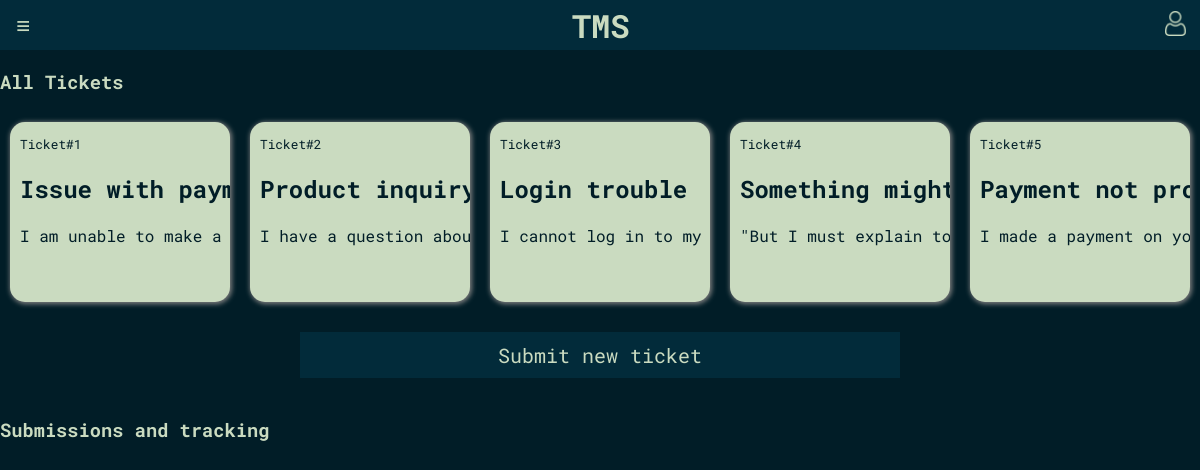
Screenshot of /pages/home_page.php (signed in) with the database file from the repository.
### tables this page shows
CREATE TABLE tickets (
    id INTEGER PRIMARY KEY AUTOINCREMENT,
    title TEXT NOT NULL,
    description TEXT NOT NULL,
    priority INTEGER CHECK(priority BETWEEN 1 AND 5),
    status_id INTEGER REFERENCES status(id) ON DELETE CASCADE,
    created_by INTEGER NOT NULL REFERENCES users(id) ON DELETE CASCADE,
    assigned_to INTEGER REFERENCES users(id) ON DELETE CASCADE,
    created_at TIMESTAMP DEFAULT CURRENT_TIMESTAMP,
    department_id INTEGER REFERENCES departments(id) ON DELETE CASCADE
);

### pages/home_page.php (called while the page is built, shortened)
<?php
    require_once(__DIR__.'/../templates/home/home_page.php');
?>

### database/tickets.php (called while the page is built, shortened)
<?php
function get_tickets(){
    global $dbh;
    try {
        $stmt = $dbh->prepare('SELECT * FROM tickets');
        $stmt->execute();
        $tickets = $stmt->fetchAll(PDO::FETCH_ASSOC);
        return $tickets;
    } catch(PDOException $e) {
        return -1;
    }
}
?>

### templates/home/home_page.php (shortened to what this page needs)
<!DOCTYPE html>
<html>
<head>
    <link rel="stylesheet" href="/css/style.css">
    <link rel="stylesheet" href="/css/positioning.css">
</head>
<body>
    <?php require(__DIR__.'/../common/header.php'); ?>
    <div class="wrapper">
        <main class="container w_aside">
            <h3>All Tickets</h3>
            <div id="scrollableDiv" class="scrollable-div">
                <?php
                require_once(__DIR__.'/../../database/tickets.php');
                $tickets = get_tickets();
                foreach ($tickets as $ticket) {
                ?>
                    <div class="ticket-box" data-overlay-id="overlay-<?php echo $ticket['id'] ?>">
                        <small class="very-small-text">Ticket#<?php echo htmlentities($ticket['id']) ?></small>
                        <h2><?php echo htmlentities($ticket['title']) ?></h2>
                        <p><?php echo htmlentities(substr($ticket['description'], 0, 45)) ?>...</p>
                    </div>
                <?php
                }
                ?>
            </div>
            <div>
                <button class="main-blue-button" id="add-ticket-button"
                    onclick="document.getElementById('new-ticket-overlay').style.display='flex'">Submit new
                    ticket</button>
            </div>
            <h3>Submissions and tracking</h3>
        </main>
    </div>
</body>
</html>

### css/style.css (style rules this page uses)
:root { --main-blue: #022B3A; --main-blue-darker: #011D27; --tea-green: #CADBC0; --tea-green-light: #A8C397; --pink-bittersweet: #F97068; --pink-melon: #FCB4B1; --white: #f0f0f0; --almost-white: #e5e5e5; --blue-gradient: linear-gradient(90deg, rgba(2,0,36,1) 77%, rgba(9,9,121,1) 100%); --bg-blue-gradient: linear-gradient(160deg, #000529 0%, #80D0C7 100%); }
* { font-family: 'Roboto Mono', monospace !important; }
body { padding:0; margin:0; background: var(--main-blue-darker); color:var(--tea-green); font-family: 'Roboto Mono', monospace; }
.very-small-text { font-size: 0.8em; }
.main-blue-button { background:var(--main-blue); border:0; color:var(--tea-green); padding:10px; font-size:20px; width: 50%; margin:20px auto; display:block; box-sizing: border-box; }

### css/positioning.css (style rules this page uses)
:root { --main-blue: #022B3A; --main-blue-darker: #011D27; --tea-green: #CADBC0; --tea-green-light: #A8C397; --pink-bittersweet: #F97068; --pink-melon: #FCB4B1; }
.wrapper { display: flex; flex-direction: column; height: 100%; }
.container { padding-top: 50px; display: flex; flex-direction: column; justify-content: flex-start; height: auto; }
main { width: 100%; }
.ticket-box { flex: 0 0 auto; width: 200px; margin: 10px 10px; padding: 10px; border-radius: 15px; color: var(--main-blue-darker); box-shadow: 1px 1px 5px 1px gray; background: var(--tea-green); overflow: hidden; text-overflow: ellipsis; white-space: nowrap; cursor:grab; }

### rows the page displays
tickets: id "1", title "Issue with pa…", description "I am unable to make…"
tickets: id "2", title "Product inqui…", description "I have a question a…"
tickets: id "3", title "Login trouble", description "I cannot log in to…"
tickets: id "4", title "Something mig…", description "\"But I must explain…"
tickets: id "5", title "Payment not p…", description "I made a payment on…"
